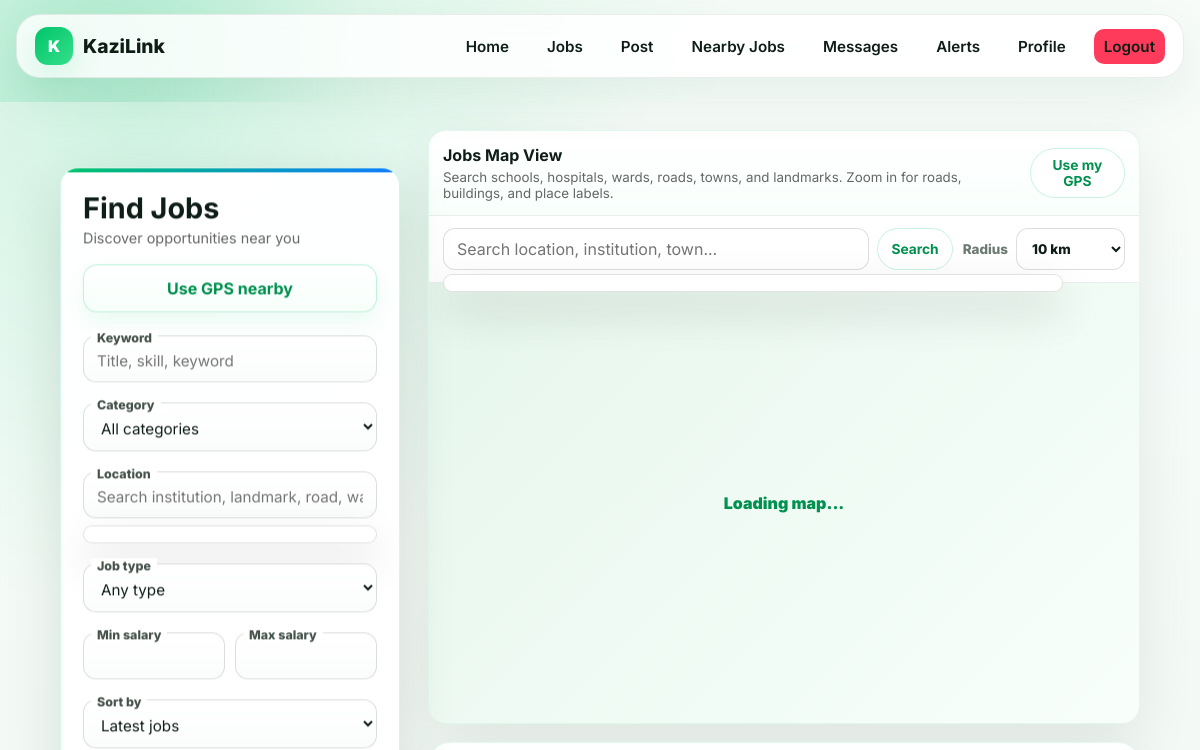
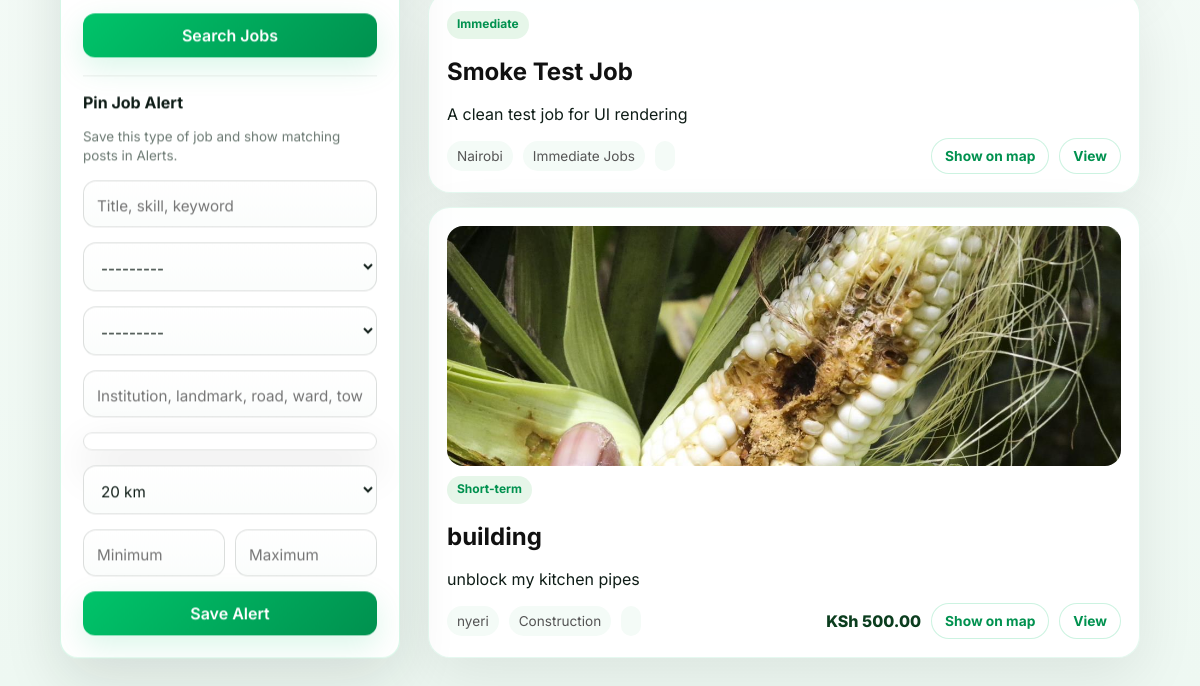
The app's page /jobs/find/ (signed in), older data (2 pictures, top to bottom).
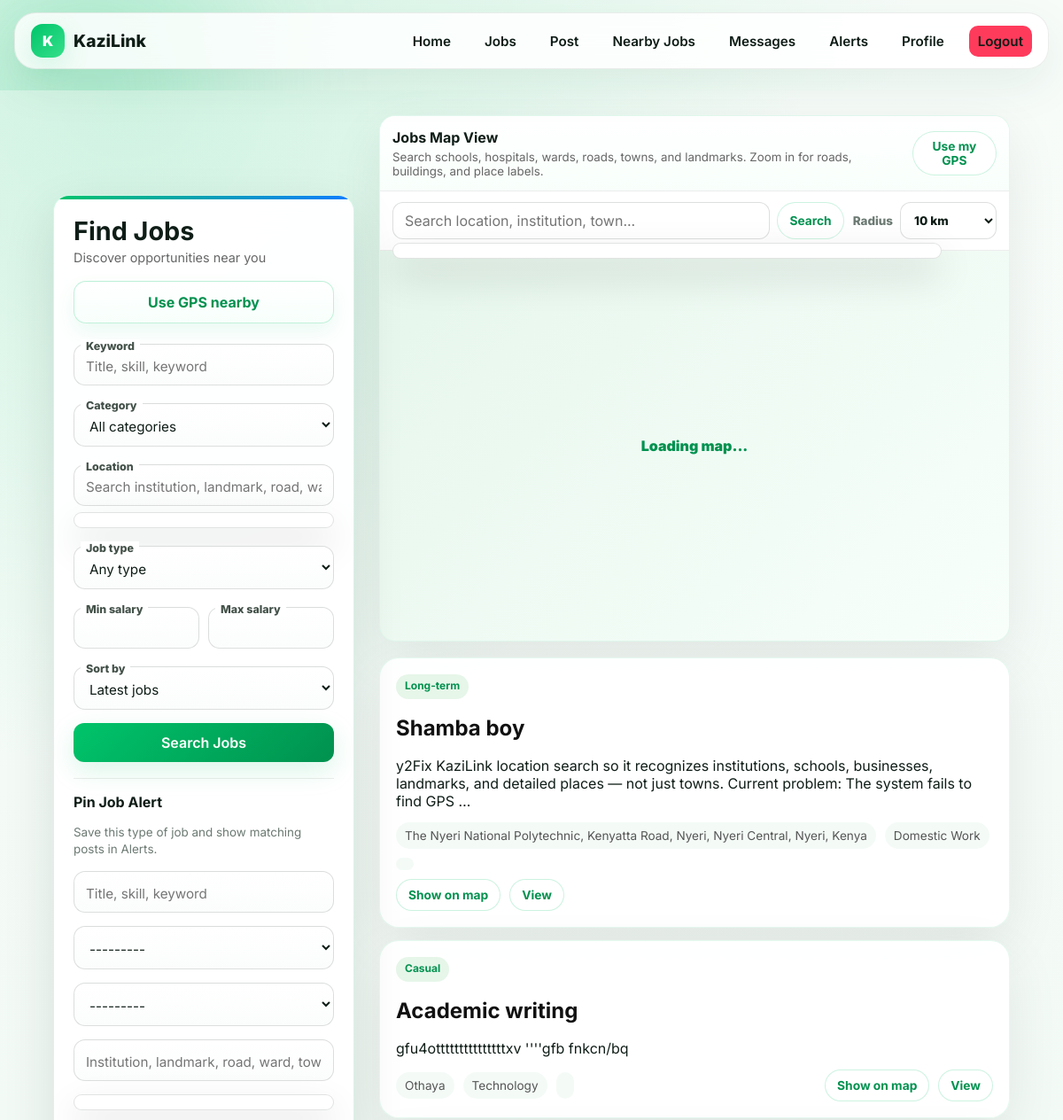
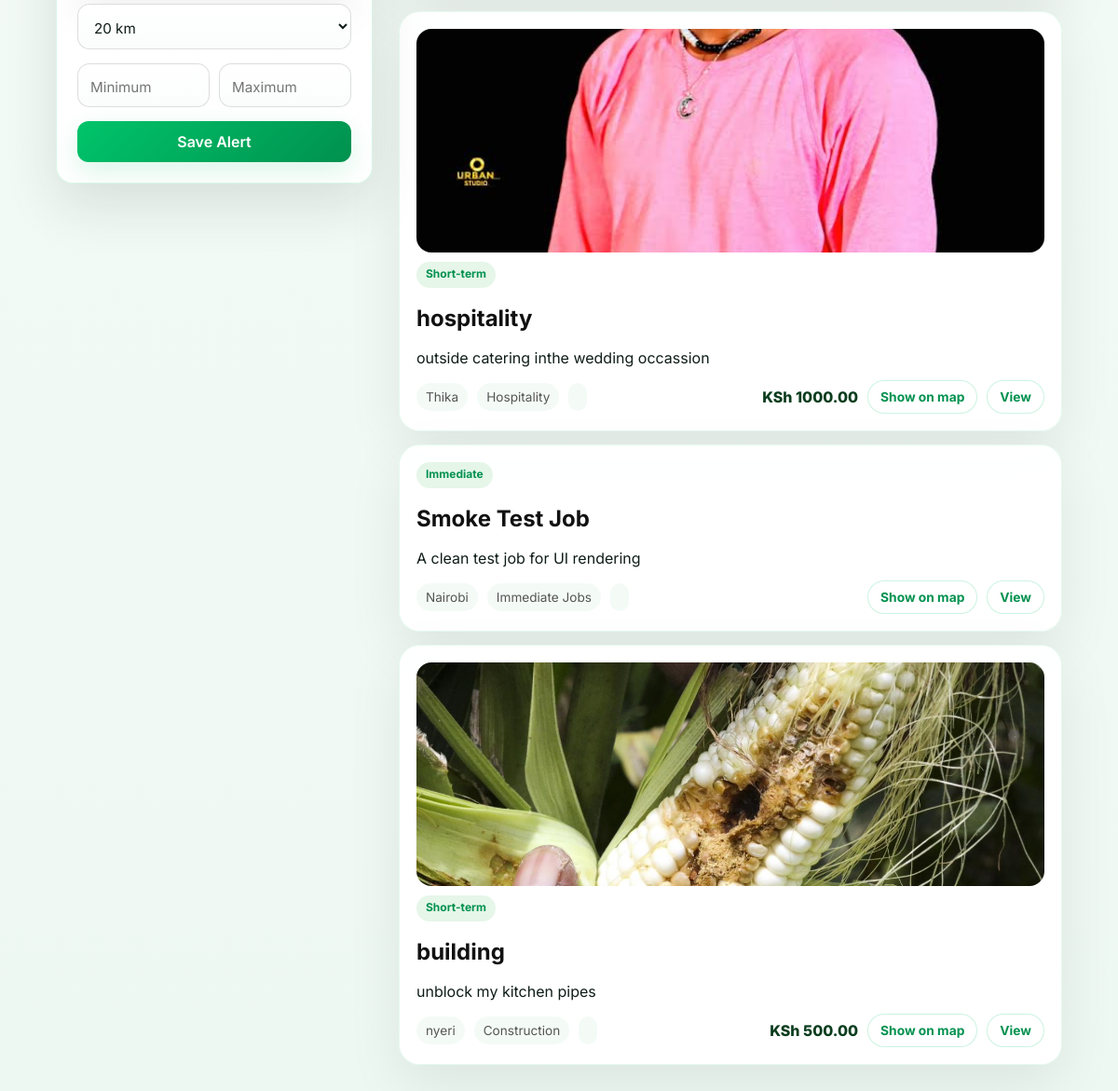
The same page, newer data (2 pictures, top to bottom).
### marketplace/models.py (models this page shows, shortened)
class Job(models.Model):
    IMMEDIATE = 'immediate'
    SHORT_TERM = 'short_term'
    LONG_TERM = 'long_term'
    PART_TIME = 'part_time'
    FULL_TIME = 'full_time'
    CASUAL = 'casual'
    FREELANCE = 'freelance'
    PROFESSIONAL = 'professional'
    TYPE_CHOICES = (
        (IMMEDIATE, 'Immediate'),
        (SHORT_TERM, 'Short-term'),
        (LONG_TERM, 'Long-term'),
        (PART_TIME, 'Part-time'),
        (FULL_TIME, 'Full-time'),
        (CASUAL, 'Casual'),
        (FREELANCE, 'Freelance'),
        (PROFESSIONAL, 'Professional'),
    )
    OPEN = 'open'
    TAKEN = 'taken'
    CLOSED = 'closed'
    STATUS_CHOICES = (
        (OPEN, 'Open'),
        (TAKEN, 'Taken'),
        (CLOSED, 'Closed'),
    )
    employer = models.ForeignKey(User, on_delete=models.CASCADE, related_name='jobs')
    title = models.CharField(max_length=160)
    description = models.TextField()
    category = models.ForeignKey(Category, on_delete=models.SET_NULL, null=True, related_name='jobs')
    job_type = models.CharField(max_length=30, choices=TYPE_CHOICES)
    salary = models.DecimalField(max_digits=12, decimal_places=2, null=True, blank=True)
    location = models.CharField(max_length=140)
    latitude = models.DecimalField(max_digits=9, decimal_places=6, null=True, blank=True)
    longitude = models.DecimalField(max_digits=9, decimal_places=6, null=True, blank=True)
    resolved_place_name = models.CharField(max_length=255, blank=True)
    deadline = models.DateField(null=True, blank=True)
    required_skills = models.CharField(max_length=255, blank=True)
    contact_information = models.CharField(max_length=160)
    photo = models.ImageField(upload_to='jobs/photos/', blank=True)
    video = models.FileField(upload_to='jobs/videos/', blank=True)
    audio = models.FileField(upload_to='jobs/audio/', blank=True)
    document = models.FileField(upload_to='jobs/documents/', blank=True)
    status = models.CharField(max_length=20, choices=STATUS_CHOICES, default=OPEN)
    tags = models.CharField(max_length=200, blank=True)
    views = models.PositiveIntegerField(default=0)
    created_at = models.DateTimeField(auto_now_add=True)
    updated_at = models.DateTimeField(auto_now=True)
    class Meta:
        ordering = ['-created_at']
    def get_absolute_url(self):
        return reverse('job_detail', kwargs={'pk': self.pk})

class Category(models.Model):
    name = models.CharField(max_length=80, unique=True)
    icon = models.CharField(max_length=40, default='briefcase')
    class Meta:
        ordering = ['name']
        verbose_name_plural = 'Categories'
    def __str__(self):
        return self.name

### marketplace/views.py (the view, shortened to what this page needs)
# urls.py: path('jobs/find/', views.find_jobs, name='find_jobs'),
@login_required
def find_jobs(request):
    jobs = _open_jobs()
    query = request.GET.get('q', '').strip()
    category = request.GET.get('category', '')
    location = request.GET.get('location', '').strip()
    job_type = request.GET.get('job_type', '')
    salary_min = request.GET.get('salary_min', '')
    salary_max = request.GET.get('salary_max', '')
    sort = request.GET.get('sort', 'latest')
    nearby = request.GET.get('nearby')
    place_point = _clean_kenya_point(request.GET.get('place_lat'), request.GET.get('place_lng'))
    radius_km = _positive_float(request.GET.get('radius'), 10)
    if query:
        jobs = jobs.filter(Q(title__icontains=query) | Q(description__icontains=query) | Q(required_skills__icontains=query))
    if category:
        jobs = jobs.filter(category_id=category)
    if location and not place_point:
        jobs = jobs.filter(location__icontains=location)
    if job_type:
        jobs = jobs.filter(job_type=job_type)
    if salary_min:
        jobs = jobs.filter(salary__gte=salary_min)
    if salary_max:
        jobs = jobs.filter(salary__lte=salary_max)
    if place_point:
        jobs = list(jobs)
        filtered_jobs = []
        for job in jobs:
            point = ensure_job_coordinates(job)
            job.map_point = point
            if point:
                job.distance = round(distance_km(place_point[0], place_point[1], point['lat'], point['lng']), 1)
                if job.distance <= radius_km:
                    filtered_jobs.append(job)
            else:
                job.distance = None
        jobs = sorted(filtered_jobs, key=lambda item: item.distance)
    elif sort == 'popular':
        jobs = jobs.annotate(app_count=Count('applications')).order_by('-app_count')
    else:
        jobs = jobs.order_by('-created_at')
    map_jobs = []
    for job in jobs:
        point = ensure_job_coordinates(job)
        job.map_point = point
        if point:
            map_jobs.append({
                'id': job.id,
                'title': job.title,
                'location': job.location,
                'salary': str(job.salary) if job.salary else '',
                'lat': point['lat'],
                'lng': point['lng'],
                'source': point['source'],
                'sourceLabel': point['label'],
                'url': job.get_absolute_url(),
                'distance': getattr(job, 'distance', None),
            })
    return render(request, 'marketplace/find_jobs.html', {
        'jobs': jobs,
        'map_jobs': map_jobs,
        'user_latitude': float(request.user.profile.latitude) if request.user.profile.latitude else None,
        'user_longitude': float(request.user.profile.longitude) if request.user.profile.longitude else None,
        'categories': Category.objects.all(),
        'job_types': Job.TYPE_CHOICES,
        'alert_form': JobAlertForm(initial={
            'keyword': query,
            'category': category or None,
            'job_type': job_type,
            'location': request.GET.get('place') or location,
            'latitude': request.GET.get('place_lat') or None,
            'longitude': request.GET.get('place_lng') or None,
            'radius_km': request.GET.get('radius') or 20,
            'salary_min': salary_min,
            'salary_max': salary_max,
        }),
        'filters': request.GET,
    })

### templates/marketplace/find_jobs.html (shortened to what this page needs)
{% extends 'marketplace/base.html' %}
{% load static %}
{% block page_css %}
<link rel="stylesheet" href="https://unpkg.com/maplibre-gl@5.6.1/dist/maplibre-gl.css">
<link rel="stylesheet" href="{% static 'marketplace/css/find_jobs.css' %}">
{% endblock %}
{% block content %}
<main class="search-page">
    <aside class="filters">
        <div class="filters-header">
            <h1>Find Jobs</h1>
            <p>Discover opportunities near you</p>
        </div>
        <button class="btn ghost gps-btn" type="button" data-detect-location data-nearby-target="reload">
            Use GPS nearby
        </button>
        <form method="get" data-filter-form>
            <div class="input-group">
                <label>Keyword</label>
                <input name="q" value="{{ filters.q }}" placeholder="Title, skill, keyword">
            </div>
            <div class="input-group">
                <label>Category</label>
                <select name="category">
                    <option value="">All categories</option>
                </select>
            </div>
            <div class="input-group">
                <label>Location</label>
                <input name="location" value="{{ filters.location }}" placeholder="Search institution, landmark, road, ward..." autocomplete="off" data-location-search>
                <div class="location-suggestions" data-location-suggestions hidden></div>
            </div>
            <div class="input-group">
                <label>Job type</label>
                <select name="job_type">
                    <option value="">Any type</option>
                </select>
            </div>
            <div class="range-row">
                <div class="input-group">
                    <label>Min salary</label>
                    <input name="salary_min" value="{{ filters.salary_min }}">
                </div>
                <div class="input-group">
                    <label>Max salary</label>
                    <input name="salary_max" value="{{ filters.salary_max }}">
                </div>
            </div>
            <div class="input-group">
                <label>Sort by</label>
                <select name="sort">
                    <option value="latest">Latest jobs</option>
                </select>
            </div>
            <button class="btn primary full" type="submit">
                Search Jobs
            </button>
        </form>
        <form class="alert-builder" method="post" action="{% url 'create_job_alert' %}">
            <h2>Pin Job Alert</h2>
            <p>Save this type of job and show matching posts in Alerts.</p>
            {{ alert_form.keyword }}
            {{ alert_form.category }}
            {{ alert_form.job_type }}
            {{ alert_form.location }}
            <div class="location-suggestions" data-location-suggestions hidden></div>
            {{ alert_form.radius_km }}
            <div class="range-row">
                {{ alert_form.salary_min }}
                {{ alert_form.salary_max }}
            </div>
            <button class="btn primary full" type="submit">Save Alert</button>
        </form>
    </aside>
    <section class="results">
        <div class="jobs-map-shell">
            <div class="map-toolbar">
                <div>
                    <strong>Jobs Map View</strong>
                    <small>Search schools, hospitals, wards, roads, towns, and landmarks. Zoom in for roads, buildings, and place labels.</small>
                </div>
                <button class="btn mini" type="button" data-detect-location data-nearby-target="reload">
                    Use my GPS
                </button>
            </div>
            <form class="map-search" data-map-search-form>
                <div class="map-search-field">
                    <input
                        type="search"
                        data-map-search-input
                        autocomplete="off"
                        placeholder="Search location, institution, town..."
                        value="{{ filters.place|default:'' }}"
                    >
                    <button class="btn mini" type="submit">Search</button>
                </div>
                <label>
                    Radius
                    <select data-map-radius name="radius">
                        <option value="10" {% if filters.radius == '10' or not filters.radius %}selected{% endif %}>10 km</option>
                    </select>
                </label>
                <div class="map-search-results" data-map-search-results hidden></div>
            </form>
            <div
                id="jobs-map"
                class="jobs-map"
            ></div>
        </div>
        <div class="results-list">
            {% for job in jobs %}
            <article
                class="result-card"
                data-title="{{ job.title|lower }}"
                data-location="{{ job.location|lower }}"
                data-job-card="{{ job.id }}"
            >
                <div class="card-top">
                    {% if job.photo %}
                        <img class="result-media" src="{{ job.photo.url }}" alt="{{ job.title }}">
                    {% endif %}
                    <span class="badge">{{ job.get_job_type_display }}</span>
                    <h2>
                        <a href="{{ job.get_absolute_url }}">{{ job.title }}</a>
                    </h2>
                    <p>{{ job.description|truncatewords:26 }}</p>
                </div>
                <div class="card-bottom">
                    <div class="meta">
                        <span>{{ job.location }}</span>
                        <span>{{ job.category }}</span>
                        <span class="distance" data-dynamic-distance></span>
                    </div>
                    <div class="actions">
                        {% if job.salary %}
                            <strong class="salary">KSh {{ job.salary }}</strong>
                        {% endif %}
                        {% if job.map_point %}
                            <button class="btn mini map-job-btn" type="button" data-map-job="{{ job.id }}">Show on map</button>
                        {% else %}
                            <span class="map-missing">No GPS</span>
                        {% endif %}
                        <a class="btn mini" href="{{ job.get_absolute_url }}">View</a>
                    </div>
                </div>
            </article>
            {% empty %}
            <article class="empty-state">
                <h2>No jobs found</h2>
                <p>Try adjusting filters or expanding your search area.</p>
            </article>
            {% endfor %}
        </div>
    </section>
</main>
{% endblock %}

### templates/marketplace/base.html (shortened to what this page needs)
{% load static %}
<!doctype html>
<html lang="en">
<head>
    <link rel="stylesheet" href="{% static 'marketplace/css/base.css' %}">
    {% block page_css %}{% endblock %}
</head>
<body>
    <div class="bg-orb"></div>
    <div class="app">
        <header class="topbar">
            <a class="brand" href="{% if user.is_authenticated %}{% url 'feed' %}{% else %}{% url 'landing' %}{% endif %}">
                <span class="brand-mark">K</span>
                <span class="brand-name">KaziLink</span>
            </a>
            <nav class="nav-links" data-nav-links>
                {% if user.is_authenticated %}
                    <a href="{% url 'feed' %}">Home</a>
                    <a href="{% url 'find_jobs' %}">Jobs</a>
                    <a href="{% url 'post_job' %}">Post</a>
                    <a href="{% url 'find_jobs' %}?nearby=1">Nearby Jobs</a>
                    <a href="{% url 'inbox' %}">Messages</a>
                    <a class="alert-link" href="{% url 'notifications' %}">
                        Alerts
                    </a>
                    <a href="{% url 'profile_detail' user.username %}">Profile</a>
                    <a class="btn-danger" href="{% url 'logout' %}">Logout</a>
                {% else %}
                    <a href="{% url 'landing' %}#jobs">Find Work</a>
                    <a href="{% url 'landing' %}#post">Hire Talent</a>
                    <a href="{% url 'login' %}">Login</a>
                    <a class="btn-primary" href="{% url 'register' %}">Get Started</a>
                {% endif %}
            </nav>
        </header>
        <main class="content">
            {% block content %}{% endblock %}
        </main>
    </div>
</body>
</html>

Row changes from the older to the newer data that the page shows:
added Job: job_type "Long-term", title "Shamba boy", description "y2Fix KaziLink location search so it recognizes institutions, schools, businesses, landmarks, and detailed places — not just towns. Current problem: The system fails to find GPS …", location "The Nyeri National Polytechnic, Kenyatta Road, Nyeri, Nyeri Central, Nyeri, Kenya", category "Domestic Work"
added Job: job_type "Casual", title "Academic writing", description "gfu4otttttttttttttttxv ''''gfb fnkcn/bq", location "Othaya", category "Technology"
added Job: photo (picture), job_type "Short-term", title "hospitality", description "outside catering inthe wedding occassion", location "Thika", category "Hospitality", salary "1000.00"
